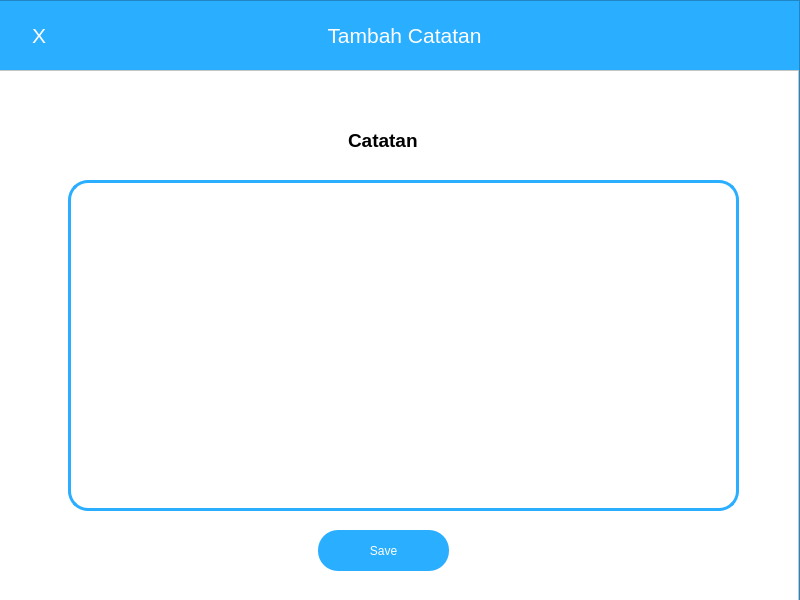
<?xml version="1.0" encoding="UTF-8"?>
<ui version="4.0">
 <class>MainWindow</class>
 <widget class="QMainWindow" name="MainWindow">
  <property name="geometry">
   <rect>
    <x>0</x>
    <y>0</y>
    <width>800</width>
    <height>600</height>
   </rect>
  </property>
  <property name="windowTitle">
   <string>MainWindow</string>
  </property>
  <widget class="QWidget" name="centralwidget">
   <widget class="QWidget" name="verticalLayoutWidget">
    <property name="geometry">
     <rect>
      <x>-1</x>
      <y>0</y>
      <width>801</width>
      <height>601</height>
     </rect>
    </property>
    <layout class="QVBoxLayout" name="verticalLayout">
     <item>
      <widget class="QFrame" name="frame">
       <property name="styleSheet">
        <string notr="true">background-color: rgb(42, 174, 255);</string>
       </property>
       <property name="frameShape">
        <enum>QFrame::StyledPanel</enum>
       </property>
       <property name="frameShadow">
        <enum>QFrame::Raised</enum>
       </property>
       <widget class="QPushButton" name="pushButton">
        <property name="geometry">
         <rect>
          <x>10</x>
          <y>10</y>
          <width>60</width>
          <height>50</height>
         </rect>
        </property>
        <property name="styleSheet">
         <string notr="true">QPushButton{
color: white;
	background-color: rgb(42, 174, 255);
	border: none;
font: 16pt;
}
QPushButton:hover{
background-color: rgb(35, 148, 213);
}
QPushButton:pressed{
background-color: rgb(25, 105, 152);
}</string>
        </property>
        <property name="text">
         <string>X</string>
        </property>
        <property name="flat">
         <bool>true</bool>
        </property>
       </widget>
       <widget class="QLabel" name="label">
        <property name="geometry">
         <rect>
          <x>220</x>
          <y>10</y>
          <width>371</width>
          <height>50</height>
         </rect>
        </property>
        <property name="styleSheet">
         <string notr="true">QLabel{
background-color: rgb(42, 174, 255);
font: 16pt;
color: white;
}</string>
        </property>
        <property name="text">
         <string>Tambah Catatan</string>
        </property>
        <property name="scaledContents">
         <bool>false</bool>
        </property>
        <property name="alignment">
         <set>Qt::AlignCenter</set>
        </property>
       </widget>
       <widget class="QFrame" name="frame_2">
        <property name="geometry">
         <rect>
          <x>-1</x>
          <y>70</y>
          <width>801</width>
          <height>531</height>
         </rect>
        </property>
        <property name="styleSheet">
         <string notr="true">background-color: rgb(255, 255, 255);</string>
        </property>
        <property name="frameShape">
         <enum>QFrame::StyledPanel</enum>
        </property>
        <property name="frameShadow">
         <enum>QFrame::Raised</enum>
        </property>
        <widget class="QLabel" name="label_2">
         <property name="geometry">
          <rect>
           <x>350</x>
           <y>60</y>
           <width>101</width>
           <height>21</height>
          </rect>
         </property>
         <property name="font">
          <font>
           <pointsize>14</pointsize>
           <weight>75</weight>
           <bold>true</bold>
          </font>
         </property>
         <property name="text">
          <string>Catatan</string>
         </property>
        </widget>
        <widget class="QPlainTextEdit" name="plainTextEdit">
         <property name="geometry">
          <rect>
           <x>70</x>
           <y>110</y>
           <width>671</width>
           <height>331</height>
          </rect>
         </property>
         <property name="styleSheet">
          <string notr="true">border: 3px solid;
border-radius: 20px;
border-color: rgb(42, 174, 255);</string>
         </property>
         <property name="plainText">
          <string/>
         </property>
         <property name="placeholderText">
          <string>test</string>
         </property>
        </widget>
        <widget class="QPushButton" name="pushButton_2">
         <property name="geometry">
          <rect>
           <x>320</x>
           <y>460</y>
           <width>131</width>
           <height>41</height>
          </rect>
         </property>
         <property name="styleSheet">
          <string notr="true">border: none;
border-radius: 20px;
color: rgb(255, 255, 255);
background-color: rgb(42, 174, 255);</string>
         </property>
         <property name="text">
          <string>Save</string>
         </property>
        </widget>
       </widget>
      </widget>
     </item>
    </layout>
   </widget>
  </widget>
 </widget>
 <resources/>
 <connections/>
</ui>
